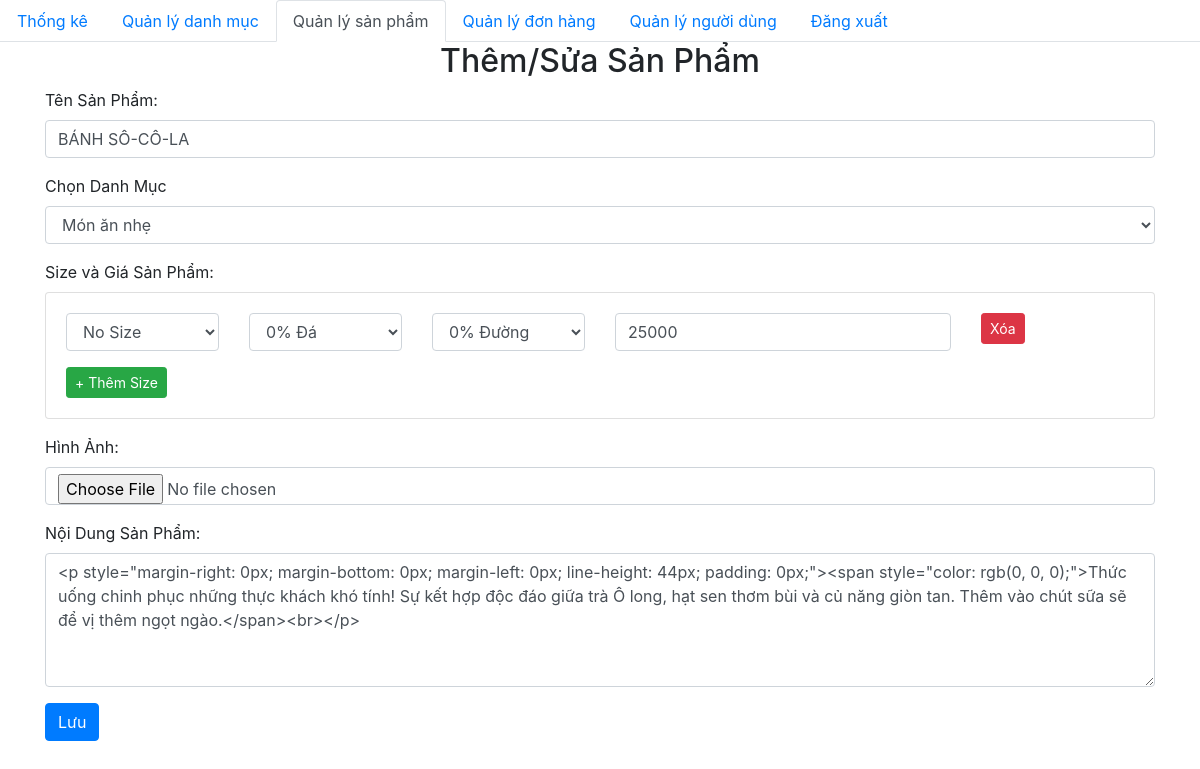
Page /admin/product/add.php?id=1 on the committed database.
### tables this page shows
CREATE TABLE `product` (
  `id` int(11) NOT NULL,
  `title` varchar(200) NOT NULL,
  `number` float NOT NULL,
  `thumbnail` varchar(500) NOT NULL,
  `content` longtext NOT NULL,
  `id_category` int(11) NOT NULL,
  `created_at` datetime DEFAULT NULL,
  `updated_at` datetime DEFAULT NULL
);

CREATE TABLE `category` (
  `id` int(11) NOT NULL,
  `name` varchar(50) NOT NULL,
  `created_at` datetime DEFAULT NULL,
  `updated_at` datetime DEFAULT NULL
);

CREATE TABLE `product_size` (
  `id` int(11) NOT NULL,
  `product_id` int(11) NOT NULL,
  `size` varchar(50) NOT NULL,
  `price` float NOT NULL
);

### database/dbhelper.php (called while the page is built, shortened)
<?php
function getDbConnection() {
    $con = mysqli_connect(HOST, USERNAME, PASSWORD, DATABASE);
    return $con;
}
function executeResult($sql, $params = []) {
    $con = getDbConnection();
    $data = [];
    if (!empty($params)) {
        $stmt = mysqli_prepare($con, $sql);
        $types = str_repeat('s', count($params));
        mysqli_stmt_bind_param($stmt, $types, ...$params);
        if (!mysqli_stmt_execute($stmt)) {
            handleSqlError($con, $sql, 'executeResult - execute');
            mysqli_stmt_close($stmt);
            mysqli_close($con);
            return $data;
        }
        if (function_exists('mysqli_stmt_get_result')) {
            $result = mysqli_stmt_get_result($stmt);
            while ($row = mysqli_fetch_assoc($result)) {
                $data[] = $row;
            }
        }
    } else {
        $result = mysqli_query($con, $sql);
        while ($row = mysqli_fetch_array($result, MYSQLI_ASSOC)) {
            $data[] = $row;
        }
    }
    return $data;
}
function executeSingleResult($sql, $params = []) {
    $con = getDbConnection();
    if (!empty($params)) {
        $stmt = mysqli_prepare($con, $sql);
        $types = str_repeat('s', count($params));
        mysqli_stmt_bind_param($stmt, $types, ...$params);
        if (!mysqli_stmt_execute($stmt)) {
            handleSqlError($con, $sql, 'executeSingleResult - execute');
            mysqli_stmt_close($stmt);
            mysqli_close($con);
            return null;
        }
        if (function_exists('mysqli_stmt_get_result')) {
            $result = mysqli_stmt_get_result($stmt);
            $row = mysqli_fetch_assoc($result);
        }
    }
    return $row;
}

### admin/product/add.php (the view, shortened to what this page needs)
<?php
require_once('../../database/dbhelper.php');
$id = $title = $number = $thumbnail = $content = $id_category = "";
if (isset($_GET['id'])) {
    $id = $_GET['id'];
    $sql = 'SELECT id, title, number, thumbnail, content, id_category, created_at, updated_at FROM product WHERE id = ? LIMIT 1';
    $product = executeSingleResult($sql, [$id]);
    if ($product != null) {
        $title = $product['title'];
        if (isset($product['content']) && strlen($product['content']) > 500000) {
            $content = substr($product['content'], 0, 500000) . '... [Content truncated due to size]';
        } else {
            $content = $product['content'];
        }
        $id_category = $product['id_category'];
    } else {
        die('Product not found');
    }
}
?>
<!DOCTYPE html>
<html>
<head>
    <link rel="stylesheet" href="https://maxcdn.bootstrapcdn.com/bootstrap/4.4.1/css/bootstrap.min.css">
    <link href="https://cdn.jsdelivr.net/npm/summernote@0.8.18/dist/summernote.min.css" rel="stylesheet">
</head>
<body>
    <ul class="nav nav-tabs">
        <li class="nav-item">
            <a class="nav-link" href="../index.php">Thống kê</a>
        </li>
        <li class="nav-item">
            <a class="nav-link" href="../category/">Quản lý danh mục</a>
        </li>
        <li class="nav-item">
            <a class="nav-link active" href="index.php">Quản lý sản phẩm</a>
        </li>
        <li class="nav-item">
            <a class="nav-link" href="../dashboard.php">Quản lý đơn hàng</a>
        </li>
        <li class="nav-item">
            <a class="nav-link" href="../user/">Quản lý người dùng</a>
        </li>
        <li class="nav-item">
            <a class="nav-link" href="../logout.php">Đăng xuất</a>
        </li>
    </ul>
    <div class="container">
        <div class="panel panel-primary">
            <div class="panel-heading">
                <h2 class="text-center">Thêm/Sửa Sản Phẩm</h2>
            </div>
            <div class="panel-body">
                <form method="POST" enctype="multipart/form-data">
                    <div class="form-group">
                        <label for="name">Tên Sản Phẩm:</label>
                        <input required="true" type="text" class="form-control" id="title" name="title"
                            value="<?= $title ?>">
                    </div>
                    <div class="form-group">
                        <label for="exampleFormControlSelect1">Chọn Danh Mục</label>
                        <select class="form-control" id="id_category" name="id_category">
                            <?php
                            $sql = 'SELECT * FROM category LIMIT 100';
                            $categoryList = executeResult($sql);
                            foreach ($categoryList as $item) {
                                echo '<option value="' . $item['id'] . '" ' . ($item['id'] == $id_category ? 'selected' : '') . '>' . $item['name'] . '</option>';
                            }
                            ?>
                        </select>
                    </div>
                    <div class="form-group">
                        <label for="sizes">Size và Giá Sản Phẩm:</label>
                        <div class="card">
                            <div class="card-body">
                                <div id="size-price-container">
                                    <?php
                                    $existing_sizes = [];
                                    if (!empty($id)) {
                                        $sql_all_sizes = 'SELECT * FROM product_size WHERE product_id = ? LIMIT 100';
                                        $existing_sizes = executeResult($sql_all_sizes, [$id]);
                                    }
                                    if (empty($existing_sizes)) {
                                        echo '
        <div class="row mb-2 size-price-row">
            <div class="col-md-2">
                <select class="form-control size-select" name="sizes[]">
                    <option value="">-- Chọn Size --</option>
                    <option value="S">S</option>
                    <option value="M">M</option>
                    <option value="L">L</option>
                    <option value="No Size">No Size</option>
                </select>
            </div>
            <div class="col-md-4">
                <input type="number" class="form-control" name="prices[]" placeholder="Nhập giá..." min="0" step="1000">
            </div>
            <div class="col-md-2">
                <button type="button" class="btn btn-danger btn-sm remove-size">Xóa</button>
            </div>
        </div>';
                                    } else {
                                        foreach ($existing_sizes as $size_item) {
                                            echo '
            <div class="row mb-2 size-price-row">
                <div class="col-md-2">
                    <select class="form-control size-select" name="sizes[]">
                        <option value="">-- Chọn Size --</option>
                        <option value="S"' . ($size_item['size'] == 'S' ? ' selected' : '') . '>S</option>
                        <option value="M"' . ($size_item['size'] == 'M' ? ' selected' : '') . '>M</option>
                        <option value="L"' . ($size_item['size'] == 'L' ? ' selected' : '') . '>L</option>
                        <option value="No Size"' . ($size_item['size'] == 'No Size' ? ' selected' : '') . '>No Size</option>
                    </select>
                </div>
                <div class="col-md-2">
                    <select class="form-control" name="ice_levels[]">
                        <option value="0%">0% Đá</option>
                        <option value="25%">25% Đá</option>
                        <option value="50%">50% Đá</option>
                        <option value="100%">100% Đá</option>
                    </select>
                </div>
                <div class="col-md-2">
                    <select class="form-control" name="sugar_levels[]">
                        <option value="0%">0% Đường</option>
                        <option value="25%">25% Đường</option>
                        <option value="50%">50% Đường</option>
                        <option value="100%">100% Đường</option>
                    </select>
                </div>
                <div class="col-md-4">
                    <input type="number" class="form-control" name="prices[]" value="' . $size_item['price'] . '" placeholder="Nhập giá..." min="0" step="1000">
                </div>
                <div class="col-md-2">
                    <button type="button" class="btn btn-danger btn-sm remove-size">Xóa</button>
                </div>
            </div>';
                                        }
                                    }
                                    ?>
                                </div>
                                <button type="button" id="add-size" class="btn btn-success btn-sm mt-2">+ Thêm
                                    Size</button>
                            </div>
                        </div>
                    </div>
                    <div class="form-group">
                        <label for="name">Hình Ảnh:</label>
                        <input type="file" class="form-control" id="thumbnail" name="thumbnail">
                    </div>
                    <div class="form-group">
                        <label for="content">Nội Dung Sản Phẩm:</label>
                        <textarea class="form-control" id="content" name="content" rows="5"><?= $content ?></textarea>
                    </div>
                    <button type="submit" class="btn btn-primary">Lưu</button>
                </form>
            </div>
        </div>
    </div>
</body>
</html>

### rows in the picture
product: title "BÁNH SÔ-CÔ-LA", id_category "Món ăn nhẹ", content "<p style=\"margin-right: 0px; margin-bottom: 0px; margin-left: 0px; line-height: 44px; padding: 0px;\"><span style=\"color: rgb(0, 0, 0);\">Thức uống chinh phục những thực khách khó tính! Sự kết hợp độc đáo giữa trà Ô long, hạt sen thơm bùi và củ năng giòn tan. Thêm vào chút sữa sẽ để vị thêm ngọt ngào.</span><br></p>"
product_size: size "No Size", price "25000"
